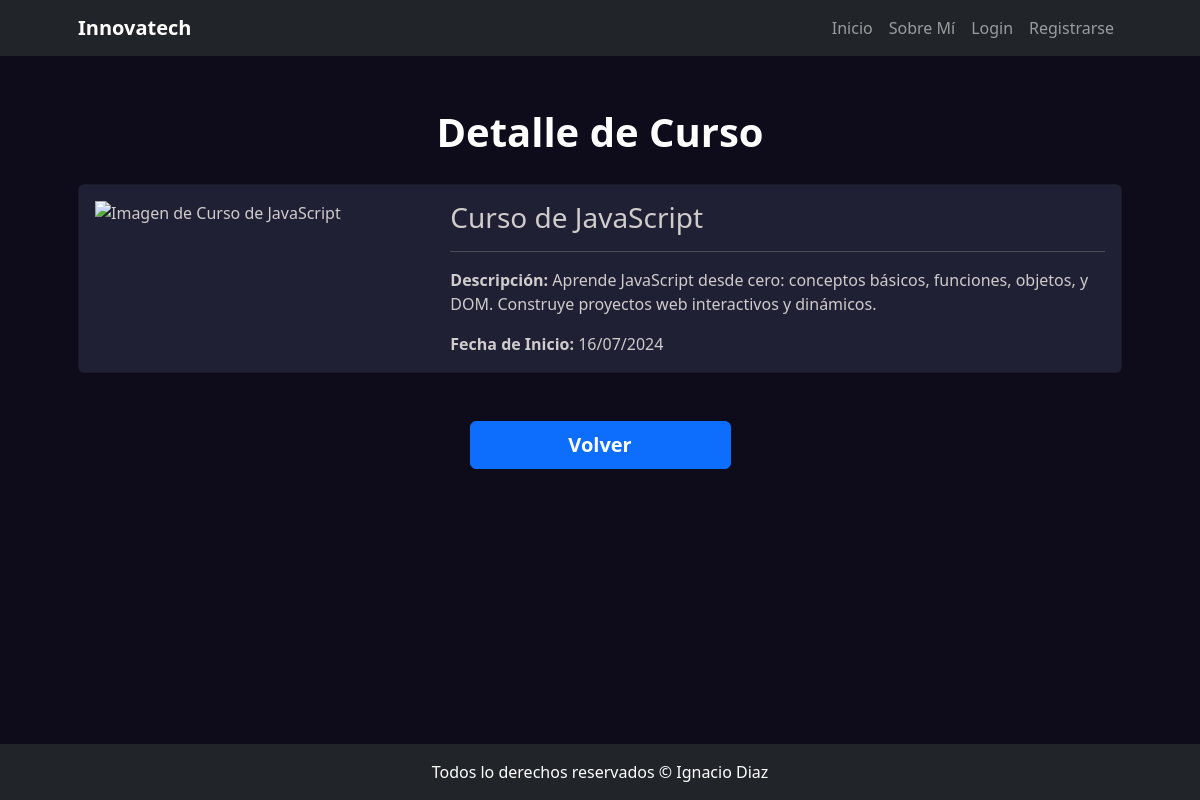
Page /curso/detail/3 on the committed database.
### curso/models.py (models this page shows, shortened)
class Curso(models.Model):
    nombre = models.CharField(max_length=100)
    descripcion = models.TextField()
    fecha_inicio = models.DateField()
    imagen = models.ImageField(upload_to='cursos/', null=True, blank=True)
    class Meta:
        verbose_name = 'Curso'
        verbose_name_plural = 'Cursos'

### curso/views.py (the view)
# urls.py: path("detail/<int:pk>", views.CursoDetail.as_view(), name="detail"),
class CursoDetail(DetailView):
    model = models.Curso

### curso/templates/curso/curso_detail.html (shortened to what this page needs)
{% extends 'core/base.html' %}
{% block titulo %}Detalle de Curso{% endblock titulo %}
{% block contenido %}
    <div class="">
        {% include 'curso/components/card.html' with nombre=object.nombre descripcion=object.descripcion fecha_inicio=object.fecha_inicio imagen=object.imagen%}
    </div>
    <div class="d-flex justify-content-center mt-5">
        <a href="{% url 'curso:list' %}" class="btn btn-primary w-25 fs-5 p-2 fw-bold">Volver</a>
    </div>
{% endblock contenido %}

### curso/templates/curso/components/card.html
    <div class="card h-100 mt-4" style="background: #1F2034!important; color: #cecccc !important">
        <div class="row">
            <div class="col-md-4">
                <img
                    {% if imagen %}
                        src="{{ imagen.url }}"
                    {% else %}
                        src="https://salonlfc.com/wp-content/uploads/2018/01/image-not-found-1-scaled-1150x647.png"
                    {% endif %}
                    alt="Imagen de {{ nombre }}"
                    class="w-100 p-3"
                >
            </div>
            <div class="col-md-8">
                <div class="card-body">
                    <h3>{{ nombre }}</h3>
                    <hr/>
                    <p class="card-text"><span class="fw-bold">Descripción:</span> {{ descripcion }}</p>
                    <p class="card-text"><span class="fw-bold">Fecha de Inicio: </span>{{ fecha_inicio|date:"d/m/Y" }}</p>
                </div>
            </div>
        </div>
    </div>

### rows in the picture
Curso: nombre "Curso de JavaScript", descripcion "Aprende JavaScript desde cero: conceptos básicos, funciones, objetos, y DOM. Construye proyectos web interactivos y dinámicos.", fecha_inicio "16/07/2024"
